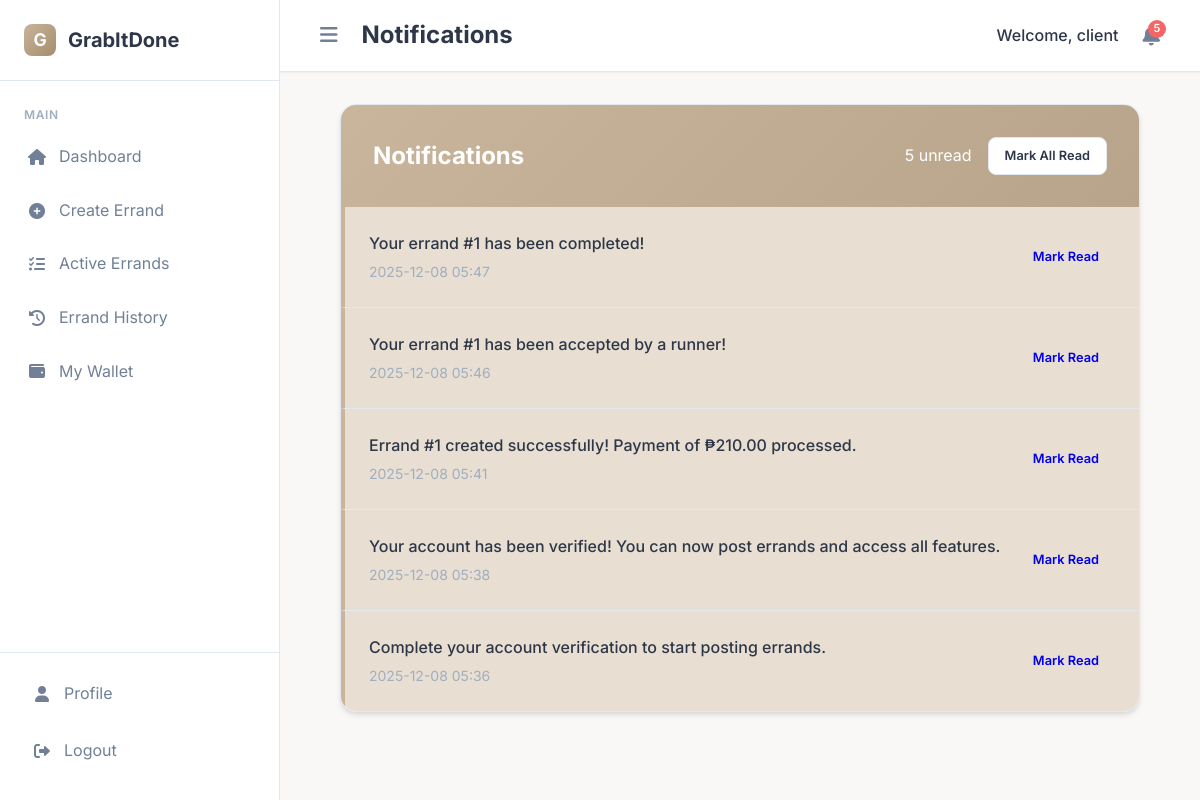
Screenshot of /notifications (signed in) with the database file from the repository.
### app/models.py (models this page shows)
class Notification(db.Model):
    id = db.Column(db.Integer, primary_key=True)
    user_id = db.Column(db.Integer, db.ForeignKey('user.id'), nullable=False)
    message = db.Column(db.Text, nullable=False)
    is_read = db.Column(db.Boolean, default=False)
    created_at = db.Column(db.DateTime, default=datetime.utcnow)
    user = db.relationship('User', backref='user_notifications')

### app/routes.py (the view)
@bp.route('/notifications')
@login_required()
def notifications():
    user_notifications = Notification.query.filter_by(
        user_id=session['user_id']
    ).order_by(Notification.created_at.desc()).all()
    return render_template('shared/notifications.html', notifications=user_notifications)

### app/routes.py (called while the page is built)
def validate_session():
    if 'user_id' not in session:
        return False
    session_hash = session.get('session_id')
    cookie_session = request.cookies.get('user_session')
    if not session_hash or not cookie_session:
        return False
    expected_cookie = f"{session['user_id']}_{session_hash}"
    return cookie_session == expected_cookie

### app/templates/shared/notifications.html (shortened to what this page needs)
{% extends 'base.html' %}
{% block header_title %}Notifications{% endblock %}
{% block content %}
<div class="auth-container">
    <div class="auth-card">
        <div class="auth-header">
            <h2>Notifications</h2>
            <div class="header-actions">
                {% if unread_notification_count > 0 %}
                    {{ unread_notification_count }} unread
                {% endif %}
                {% if notifications %}
                <a href="{{ url_for('main.mark_all_read') }}" class="btn btn-secondary btn-sm">
                    Mark All Read
                </a>
                {% endif %}
            </div>
        </div>
        <div class="auth-form">
            {% if notifications %}
            <div class="notification-list">
                {% for notification in notifications %}
                <div class="notification-item {% if not notification.is_read %}unread{% endif %}">
                    <div class="notification-content">
                        <div class="notification-message">{{ notification.message }}</div>
                        <div class="notification-time">{{ notification.created_at.strftime('%Y-%m-%d %H:%M') }}</div>
                    </div>
                    <div class="action-buttons">
                        {% if not notification.is_read %}
                        <a href="{{ url_for('main.mark_notification_read', notification_id=notification.id) }}" class="btn btn-success btn-sm">Mark Read</a>
                        {% else %}
                        <span class="badge badge-success">Read</span>
                        {% endif %}
                    </div>
                </div>
                {% endfor %}
            </div>
            {% endif %}
        </div>
    </div>
</div>
{% endblock %}

### app/templates/base.html (style rules this page uses)
:root { --primary: #C9B59C; --primary-dark: #B8A48B; --primary-light: #E8DED1; --secondary: #D9CFC7; --accent: #A58C6D; --background: #F9F8F6; --surface: #FFFFFF; --text-primary: #2D3748; --text-secondary: #718096; --text-muted: #A0AEC0; --border: #E2E8F0; --success: #48BB78; --warning: #ED8936; --error: #F56565; --info: #4299E1; --shadow-sm: 0 1px 2px 0 rgba(0, 0, 0, 0.05); --shadow: 0 1px 3px 0 rgba(0, 0, 0, 0.1), 0 1px 2px 0 rgba(0, 0, 0, 0.06); --shadow-md: 0 4px 6px -1px rgba(0, 0, 0, 0.1), 0 2px 4px -1px rgba(0, 0, 0, 0.06); --shadow-lg: 0 10px 15px -3px rgba(0, 0, 0, 0.1), 0 4px 6px -2px rgba(0, 0, 0, 0.05); --radius: 8px; --radius-lg: 16px; --sidebar-width: 280px; --sidebar-width-collapsed: 70px; }
* { margin: 0; padding: 0; box-sizing: border-box; }
body { font-family: 'Inter', sans-serif; line-height: 1.6; color: var(--text-primary); background: var(--background); min-height: 100vh; }
.header-actions { display: flex; align-items: center; gap: 1.5rem; }
.btn { display: inline-flex; align-items: center; justify-content: center; gap: 0.5rem; padding: 0.75rem 1.5rem; border: none; border-radius: var(--radius); font-weight: 600; font-size: 0.9rem; text-decoration: none; cursor: pointer; font-family: inherit; }
.btn-secondary { background: var(--surface); color: var(--text-primary); border: 1px solid var(--border); }
.btn-sm { padding: 0.5rem 1rem; font-size: 0.8rem; }

### app/templates/shared/notifications.html (style rules this page uses)
.auth-container { max-width: 800px; margin: 0 auto; }
.auth-card { background: var(--surface); border-radius: var(--radius-lg); box-shadow: var(--shadow-md); border: 1px solid var(--border); overflow: hidden; }
.auth-header { background: linear-gradient(135deg, var(--primary), var(--primary-dark)); color: white; padding: 2rem; display: flex; justify-content: space-between; align-items: center; }
.auth-header h2 { margin: 0; font-size: 1.5rem; }
.auth-form { padding: 0; }
.notification-list { list-style: none; }
.notification-item { display: flex; justify-content: space-between; align-items: center; padding: 1.5rem; border-bottom: 1px solid var(--border); transition: var(--transition); }
.notification-item:last-child { border-bottom: none; }
.notification-item.unread { background: var(--primary-light); border-left: 4px solid var(--primary); }
.notification-content { flex: 1; }
.notification-message { font-weight: 500; margin-bottom: 0.25rem; color: var(--text-primary); }
.notification-time { font-size: 0.875rem; color: var(--text-muted); }
.action-buttons { display: flex; gap: 0.5rem; }
.header-actions { display: flex; gap: 1rem; }

### rows the page displays
Notification: message "Your errand #1 has been completed!", created_at "2025-12-08 05:47"
Notification: message "Your errand #1 has been accepted by a runner!", created_at "2025-12-08 05:46"
Notification: message "Errand #1 created successfully! Payment of ₱210.00 processed.", created_at "2025-12-08 05:41"
Notification: message "Your account has been verified! You can now post errands and access all features.", created_at "2025-12-08 05:38"
Notification: message "Complete your account verification to start posting errands.", created_at "2025-12-08 05:36"

### other values shown
{{ session.get('username') }} "client"
{{ unread_notification_count }} "5"
